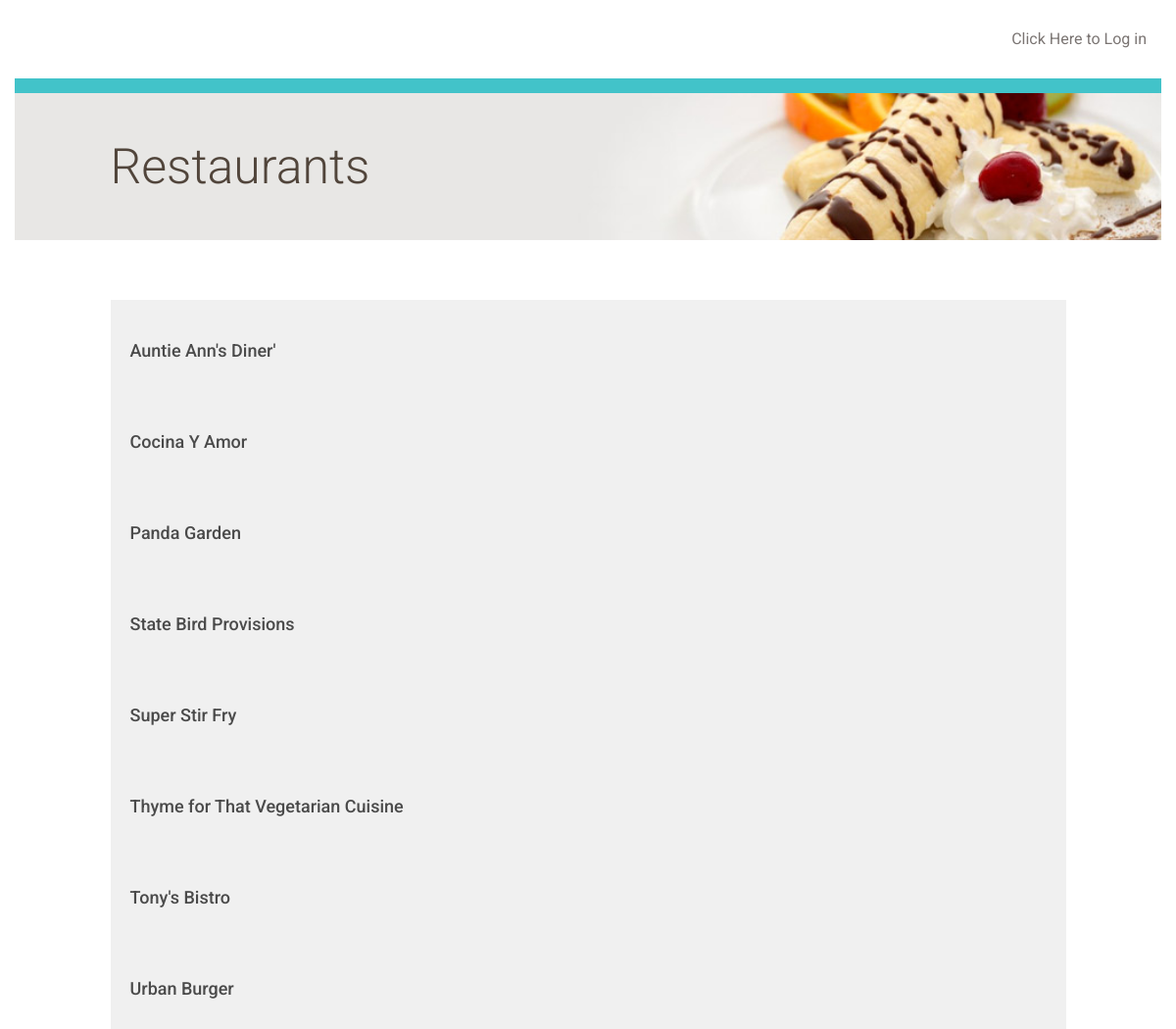
/restaurant/, run on the app's committed database.
### o_auth/database_setup.py (models this page shows, shortened)
class Restaurant(Base):
    __tablename__ = 'restaurant'
    id = Column(Integer, primary_key=True)
    name = Column(String(250), nullable=False)
    user_id = Column(Integer, ForeignKey('user.id'))
    user = relationship(User)

### o_auth/project.py (the view)
@app.route('/restaurant/')
def showRestaurants():
    restaurants = session.query(Restaurant).order_by(asc(Restaurant.name))
    if 'username' not in login_session:
        return render_template('publicrestaurants.html', restaurants=restaurants)
    else:
        return render_template('restaurants.html', restaurants=restaurants)

### o_auth/templates/publicrestaurants.html (shortened to what this page needs)
{% extends "main.html" %} {% block content %}
<div class="row top-menu">
    <div class="col-md-10"></div>
    <div class="col-md-2 text-right">
        <a href="{{url_for('showLogin')}}">Click Here to Log in </a>
    </div>
</div>
<div class="row divider blue">
    <div class="col-md-12"></div>
</div>
<div class="row banner main">
    <div class="col-md-1"></div>
    <div class="col-md-11 padding-none">
        <h1>Restaurants</h1>
    </div>
</div>
<div class="row padding-top padding-bottom">
    <div class="col-md-1"></div>
    <div class="col-md-10 padding-none">
    </div>
    <div class="col-md-1"></div>
</div>
{% for restaurant in restaurants %}
<a href="{{url_for('showMenu', restaurant_id = restaurant.id)}}">
    <div class="row">
        <div class="col-md-1"></div>
        <div class="col-md-10 restaurant-list">
            <h3>{{restaurant.name}}</h3>
        </div>
        <div class="col-md-1"></div>
    </div>
</a>
{% endfor %} {% endblock %}

### o_auth/static/styles.css (style rules this page uses)
* { font-family: "Helvetica Neue Bold", Roboto, Helvetica, Arial, sans-serif; font-weight: 700; }
h1 { font-family: "Helvetica Neue Light", Roboto, Helvetica, Arial, sans-serif; font-size: 50px; color: #51453B; line-height: 60px; font-weight: 300; }
h3 { font-size: 18px; color: #4A4A4A; line-height: 23px; }
a { font-size: 14px; color: #0093B9; line-height: 17px; }
.padding-top { padding-top: 30px; }
.padding-bottom { padding-bottom: 30px; }
.padding-none { padding: 0; }
.top-menu { padding-top: 30px; padding-bottom: 30px; }
.top-menu a { margin-bottom: 0; line-height: 16px; font-size: 16px; color: #7B7573; font-weight: 400; }
.divider { height: 15px; }
.divider.blue { background-color: #42C3C9; }
.banner.main { height: 150px; background: url("/static/top-banner.jpg"); background-position: right; background-repeat: no-repeat; background-size: cover; }
.banner h1 { margin: 45px 0; }
.restaurant-list { background-color: #F0F0F0; padding: 20px; u }

### data on the page
Restaurant: name "Auntie Ann's Diner'"
Restaurant: name "Cocina Y Amor"
Restaurant: name "Panda Garden"
Restaurant: name "State Bird Provisions"
Restaurant: name "Super Stir Fry"
Restaurant: name "Thyme for That Vegetarian Cuisine"
Restaurant: name "Tony's Bistro"
Restaurant: name "Urban Burger"
